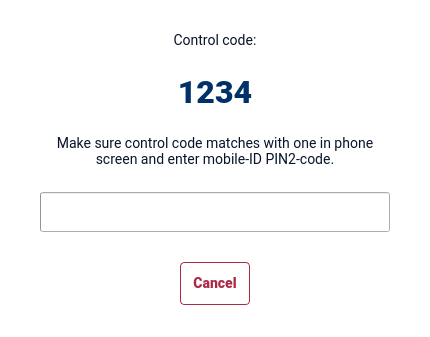
<?xml version="1.0" encoding="UTF-8"?>
<ui version="4.0">
 <class>MobileProgress</class>
 <widget class="QDialog" name="MobileProgress">
  <property name="windowModality">
   <enum>Qt::WindowModal</enum>
  </property>
  <property name="geometry">
   <rect>
    <x>0</x>
    <y>0</y>
    <width>432</width>
    <height>322</height>
   </rect>
  </property>
  <property name="styleSheet">
   <string notr="true">QWidget {
color: #07142A;
font-family: Roboto, Helvetica;
font-size: 14px;
}
#MobileProgress {
background-color: #FFFFFF;
border-radius: 4px;
}
#code {
color: #003168;
font-size: 32px;
font-weight: 700;
}
QPushButton {
padding: 12px 12px;
border-radius: 4px;
border: 1px solid #AD2A45;
color: #AD2A45;
font-weight: 700;
}
QPushButton:hover {
background-color: #F5EBED;
}
QPushButton:pressed {
background-color: #E1C1C6;
}
QPushButton:default {
color: #ffffff;
border-color: #2F70B6;
background-color: #2F70B6;
}
QPushButton:default:hover {
border-color: #2B66A6;
background-color: #2B66A6;
}
QPushButton:default:pressed {
border-color: #215081;
background-color: #215081;
}
QPushButton:default:disabled {
border-color: #82A9D3;
background-color: #82A9D3;
}</string>
  </property>
  <layout class="QVBoxLayout" name="MobileProgressLayout">
   <property name="spacing">
    <number>30</number>
   </property>
   <property name="sizeConstraint">
    <enum>QLayout::SetFixedSize</enum>
   </property>
   <property name="leftMargin">
    <number>40</number>
   </property>
   <property name="topMargin">
    <number>32</number>
   </property>
   <property name="rightMargin">
    <number>40</number>
   </property>
   <property name="bottomMargin">
    <number>32</number>
   </property>
   <item>
    <layout class="QVBoxLayout" name="layoutContent">
     <property name="spacing">
      <number>24</number>
     </property>
     <item>
      <widget class="QLabel" name="label">
       <property name="minimumSize">
        <size>
         <width>350</width>
         <height>0</height>
        </size>
       </property>
       <property name="text">
        <string>Control code:</string>
       </property>
       <property name="alignment">
        <set>Qt::AlignCenter</set>
       </property>
      </widget>
     </item>
     <item>
      <widget class="QLabel" name="code">
       <property name="focusPolicy">
        <enum>Qt::TabFocus</enum>
       </property>
       <property name="text">
        <string notr="true">1234</string>
       </property>
       <property name="alignment">
        <set>Qt::AlignCenter</set>
       </property>
      </widget>
     </item>
     <item>
      <widget class="QLabel" name="info">
       <property name="text">
        <string notr="true">Make sure control code matches with one in phone screen and enter mobile-ID PIN2-code.</string>
       </property>
       <property name="alignment">
        <set>Qt::AlignCenter</set>
       </property>
       <property name="wordWrap">
        <bool>true</bool>
       </property>
       <property name="openExternalLinks">
        <bool>true</bool>
       </property>
      </widget>
     </item>
     <item>
      <layout class="QHBoxLayout" name="signProgressBarLayout">
       <item>
        <widget class="QProgressBar" name="signProgressBar">
         <property name="minimumSize">
          <size>
           <width>0</width>
           <height>40</height>
          </size>
         </property>
         <property name="maximum">
          <number>75</number>
         </property>
         <property name="value">
          <number>0</number>
         </property>
         <property name="alignment">
          <set>Qt::AlignCenter</set>
         </property>
         <property name="textVisible">
          <bool>false</bool>
         </property>
         <property name="format">
          <string>%v sec</string>
         </property>
        </widget>
       </item>
      </layout>
     </item>
    </layout>
   </item>
   <item alignment="Qt::AlignHCenter">
    <widget class="QPushButton" name="cancel">
     <property name="cursor">
      <cursorShape>PointingHandCursor</cursorShape>
     </property>
     <property name="text">
      <string>Cancel</string>
     </property>
     <property name="autoDefault">
      <bool>false</bool>
     </property>
    </widget>
   </item>
  </layout>
 </widget>
 <resources/>
 <connections/>
</ui>
